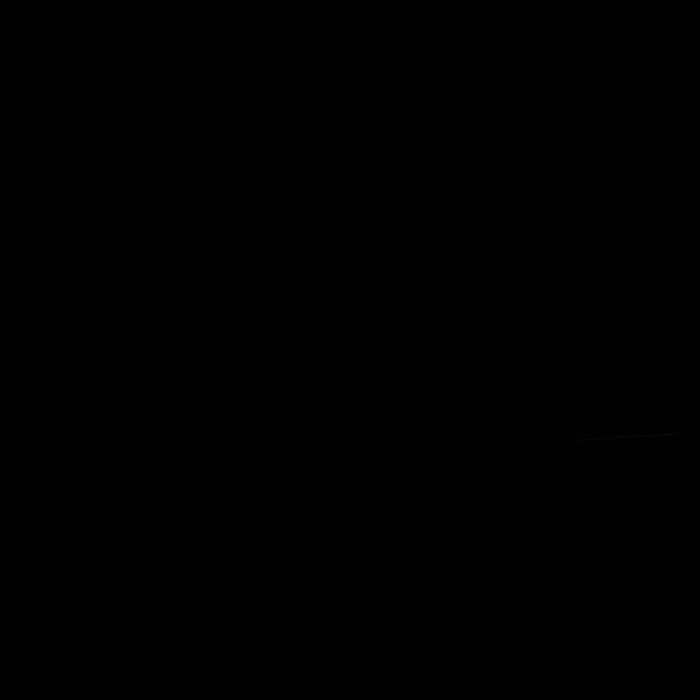
Frame 1 (no input)
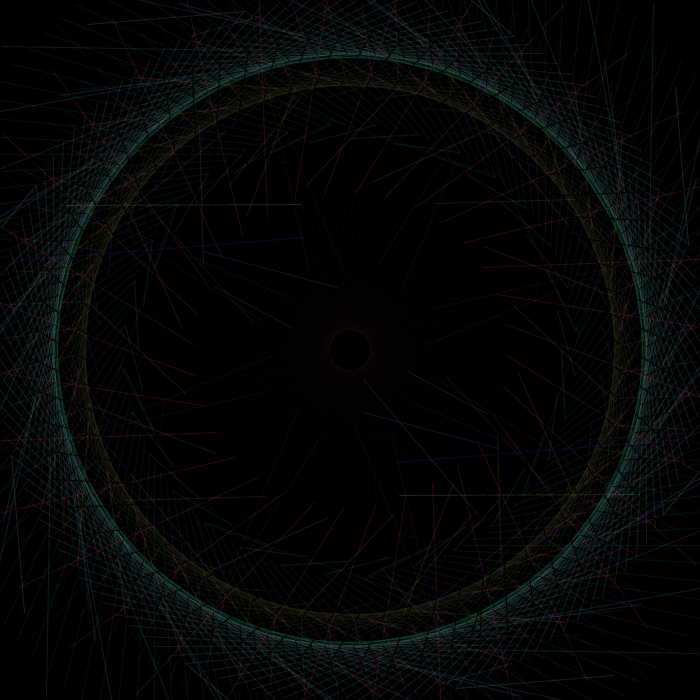
Frame 60 (the mouse pressed at the canvas centre just before this capture)
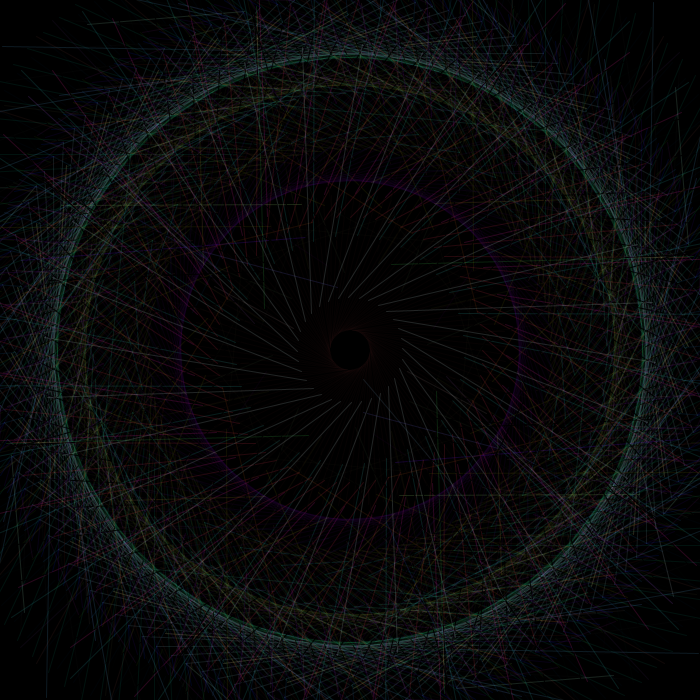
Frame 120 (the mouse held since frame 60 and released just before this capture)

The Processing sketch that drew these frames (run headless with seeded random() and noise(); from frame 60 on, the mouse is pressed at the canvas centre):

// Processing sketch: lineMandala
// ── lineMandala.pde
color c;
int i, x1, y1, x2, y2;
int iterations;
float theta = 2f*PI/iterations;

void setup()
{
  size(700, 700);
  smooth();
  background(0);
  // frameRate(4);
}

void draw()
{
  translate(width/2, height/2);
  
  x1 = (int) random(width/2);
  y1 = (int) random(height/2);
  x2 = (int) random(width/2);
  y2 = (int) random(height/2);
  c = color( (int) random(255), (int) random(255), (int) random(255), (int) random(50));
  float decide = random(1);
  if(decide > 0.125)
  {
    stroke(c);
  }
  else
  {
    stroke(0);
  }
  
  int j = (int) random(8);
  iterations = (int) pow(2, j);
  
  for( i=0 ; i < iterations; i++)
  {
    line(x1, y1, x2, y2);
    rotate(2f*PI/iterations);
  }
}
